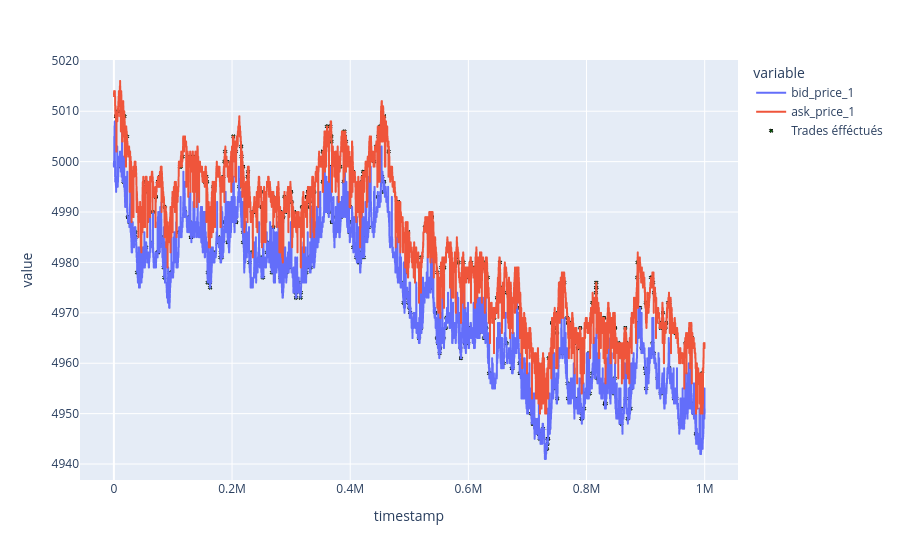

Notebook code cell kept with this figure:
### Code cell
fig4 = px.line(df_tomates, x='timestamp', y=['bid_price_1','ask_price_1'])

fig4.add_trace(
    go.Scatter(
        x=dtrade_tomate['timestamp'],
        y=dtrade_tomate['price'], 
        mode='markers',
        name='Trades éfféctués',
        marker=dict(
            color='green',
            size=3,
            symbol='x',
            line=dict(color='black',width=1)
        )
    )
)

### Figure 1 — Plotly figure (JSON) as saved in the notebook; plotly's stock layout.template omitted (floating-point values rounded to 4 significant figures; data arrays with more than 128 entries replaced by an {"elided": "..."} marker saying what was removed)
{"data": [{"hovertemplate": "variable=bid_price_1<br>timestamp=%{x}<br>value=%{y}<extra></extra>", "legendgroup": "bid_price_1", "line": {"color": "#636efa", "dash": "solid"}, "marker": {"symbol": "circle"}, "mode": "lines", "name": "bid_price_1", "showlegend": true, "type": "scattergl", "x": {"elided": "10000 int values"}, "xaxis": "x", "y": {"elided": "10000 int values"}, "yaxis": "y"}, {"hovertemplate": "variable=ask_price_1<br>timestamp=%{x}<br>value=%{y}<extra></extra>", "legendgroup": "ask_price_1", "line": {"color": "#EF553B", "dash": "solid"}, "marker": {"symbol": "circle"}, "mode": "lines", "name": "ask_price_1", "showlegend": true, "type": "scattergl", "x": {"elided": "10000 int values"}, "xaxis": "x", "y": {"elided": "10000 int values"}, "yaxis": "y"}, {"marker": {"color": "green", "line": {"color": "black", "width": 1}, "size": 3, "symbol": "x"}, "mode": "markers", "name": "Trades éfféctués", "type": "scatter", "x": {"elided": "423 int values"}, "y": {"elided": "423 float values"}}], "layout": {"legend": {"title": {"text": "variable"}, "tracegroupgap": 0}, "margin": {"t": 60}, "xaxis": {"anchor": "y", "domain": [0, 1], "title": {"text": "timestamp"}}, "yaxis": {"anchor": "x", "domain": [0, 1], "title": {"text": "value"}}}}
